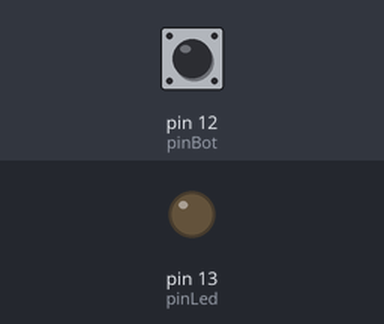
Simulated run of this sketch. Board: Arduino Uno, built with avr-gcc and run on an emulated ATmega328P. On the bench: output pins drawn as LEDs (lit = HIGH). The inputs (shaded band) are chosen by the test bench; at power-on: pin 12 (pinBot) LOW.

Above: at 1.2 s.
1.3 s: pin 12 (pinBot) pulled HIGH for 0.15 s
At 1.37 s:
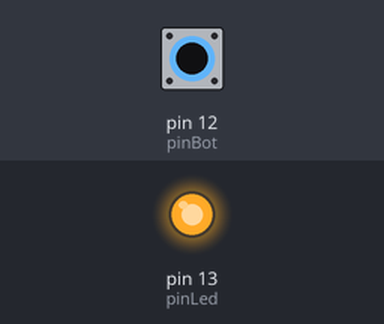
2.9 s: pin 12 (pinBot) pulled HIGH for 3.2 s
At 6.8 s:
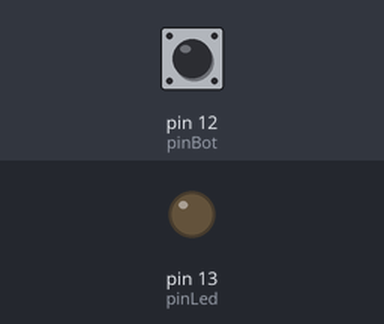
Timing chart, 0 to 8.3 s (numbered marks = the images above; inputs shaded):
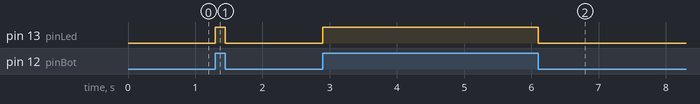

Measured:
- after the input at 1.3 s, pin 13 (pinLed): LOW → HIGH at once, → LOW 0.15 s later
- after the input at 2.9 s, pin 13 (pinLed): LOW → HIGH at once, → LOW 3.2 s later

The sketch:

led-pulsante.ino
```cpp
// Assegnazione numerica dei pin
int pinBot = 12;
int pinLed = 13;

// Inizializzazione
void setup() {
  // Definizione dei pin
  pinMode(pinBot, INPUT);
  pinMode(pinLed, OUTPUT);
}

// Programma principale
void loop() {
  // Controllo lo stato del pulsante
  if (digitalRead(pinBot) == HIGH) {
    // se premuto accendo il led
    digitalWrite(pinLed, HIGH);
  }
  else {
    // altrimenti lo spengo
    digitalWrite(pinLed, LOW);
  }
}
```
